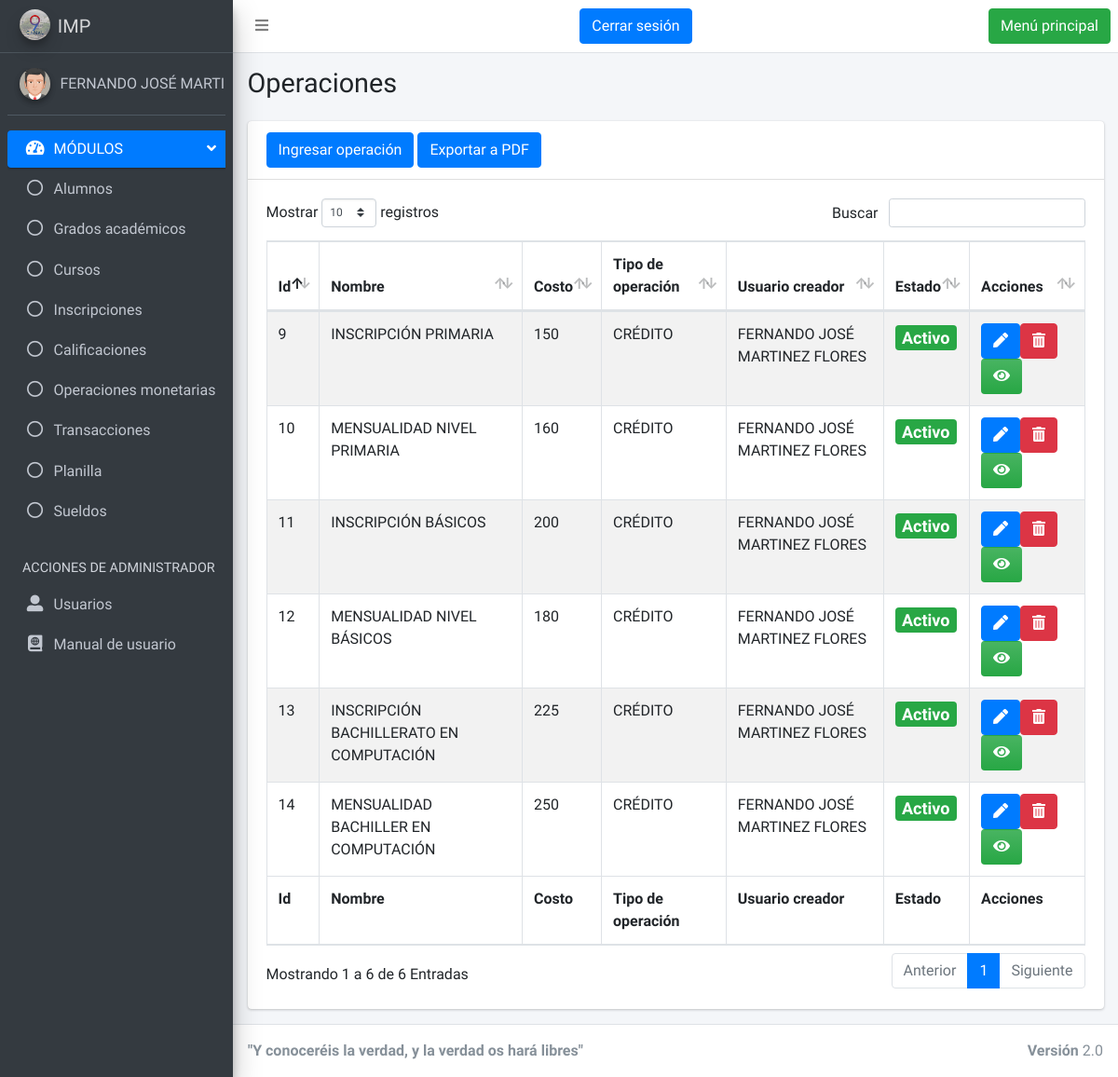
Before: /vistas/operacion.php (signed in) with the older database file.
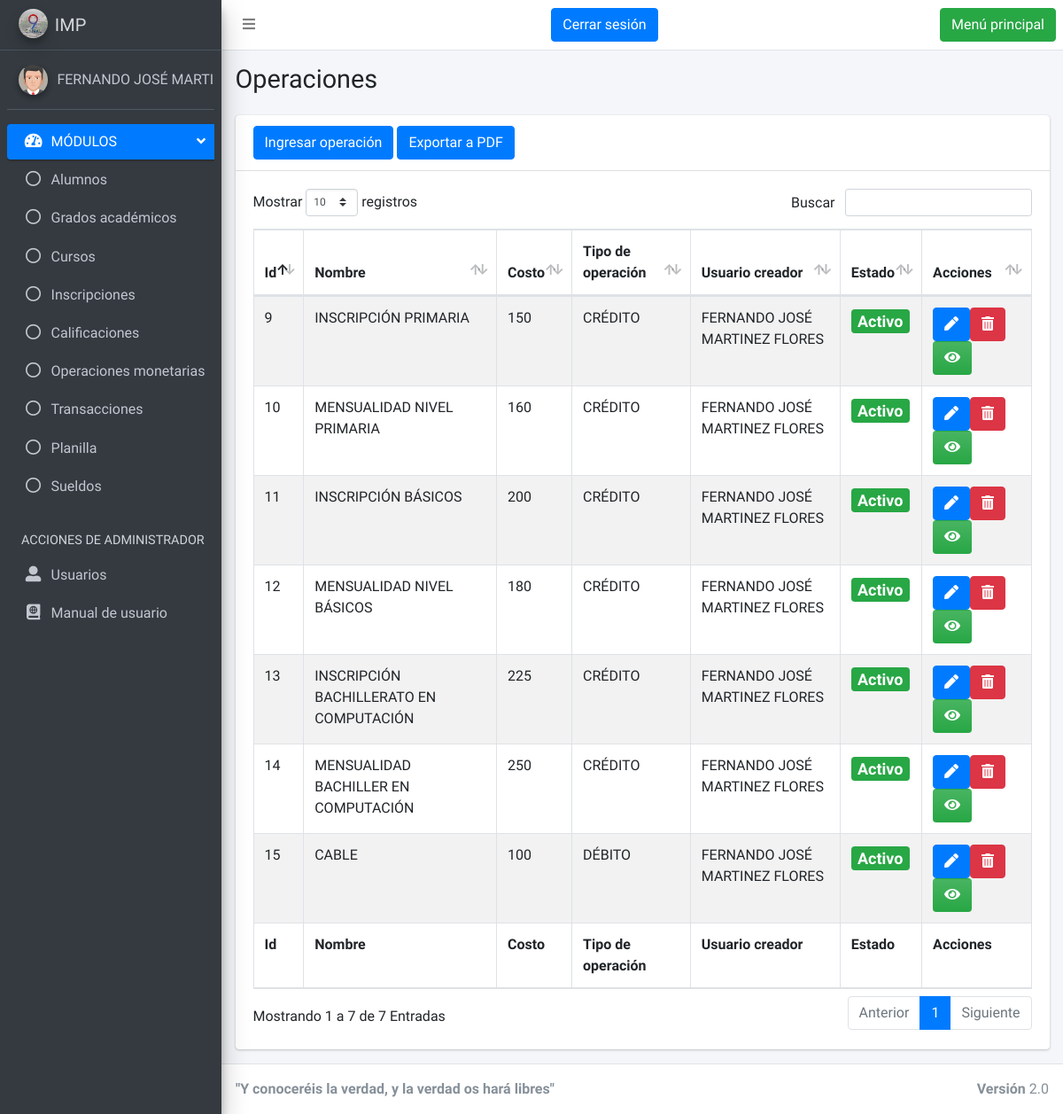
After: the same page with the newer database file.
### tables this page shows
CREATE TABLE `operaciones` (
  `id` int(10) UNSIGNED NOT NULL,
  `id_usuario` int(10) UNSIGNED NOT NULL,
  `nombre` varchar(100) NOT NULL,
  `descripcion` varchar(200) NOT NULL,
  `costo` float NOT NULL,
  `fecha_commit` timestamp NOT NULL DEFAULT current_timestamp(),
  `credito_debito` tinyint(4) NOT NULL DEFAULT 0,
  `estado` int(11) NOT NULL DEFAULT 1
);

CREATE TABLE `tblusuarios` (
  `id` int(10) UNSIGNED NOT NULL,
  `id_rol` int(10) UNSIGNED NOT NULL,
  `dpi` varchar(100) DEFAULT NULL,
  `nombres` varchar(100) NOT NULL,
  `apellidos` varchar(100) NOT NULL,
  `email` varchar(100) NOT NULL,
  `password` varchar(100) NOT NULL,
  `telefono` int(11) NOT NULL,
  `fotografia` longblob DEFAULT NULL,
  `fecha_commit` timestamp NOT NULL DEFAULT current_timestamp(),
  `estado` int(11) NOT NULL DEFAULT 1
);

### clases/Operacion.php (called while the page is built, shortened)
<?php
    class Operacion{
        public $id;
        public $idUsuario;
        public $nombre;
        public $costo;
        public $creditoDebito;
        public $estado;
        public function getId(){
            return $this->id;
        }
        public function setId($_id){
            $this->id = $_id;
        }
        public function getIdUsuario(){
            return $this->idUsuario;
        }
        public function setIdUsuario($_idUsuario){
            $this->idUsuario = $_idUsuario;
        }
        public function getNombre(){
            return $this->nombre;
        }
        public function setNombre($_nombre){
            $this->nombre = $_nombre;
        }
        public function getCosto(){
            return $this->costo;
        }
        public function setCosto($_costo){
            $this->costo = $_costo;
        }
        public function getCreditoDebito(){
            return $this->creditoDebito;
        }
        public function setCreditoDebito($_creditoDebito){
            $this->creditoDebito = $_creditoDebito;
        }
        public function getEstado(){
            return $this->estado;
        }
        public function setEstado($_estado){
            $this->estado = $_estado;
        }
           public function obtenerOperaciones(){
        $conexion = new Conexion();
        $conexion->conectar();
        $resultadoOperaciones = array();
        $sql = "select *from operaciones";
        $ejecutar = mysqli_query($conexion->db, $sql);
        while($fila = mysqli_fetch_array($ejecutar)){
            $operacionIndex = new Operacion();
                $operacionIndex->setId($fila['id']);
                $operacionIndex->setIdUsuario($fila['id_usuario']);
                $operacionIndex->setNombre($fila['nombre']);
                $operacionIndex->setDescripcion($fila['descripcion']);
                $operacionIndex->setCosto($fila['costo']);
                $operacionIndex->setFechaCommit($fila['fecha_commit']);
                $operacionIndex->setCreditoDebito($fila['credito_debito']);
                $operacionIndex->setEstado($fila['estado']);
            array_push($resultadoOperaciones,$operacionIndex);
        }
        return $resultadoOperaciones;
        }
    }
?>

### db/Conexion.php (called while the page is built, shortened)
<?php
 class Conexion{
     public $hostname="localhost";
     public $username="root";
     public $password="";
     public $dbname="db_a6edc2_dbimp";
     public function getHostname(){
         return $this->hostname;
     }
     public function getUserName(){
         return $this->username;
     }
     public function getPassword(){
         return $this->password;
     }
     public function getDbName(){
         return $this->dbname;
     }
     public function conectar(){
        $this->db = mysqli_connect($this->getHostname(),$this->getUserName(), $this->getPassword())
        or die("<html><script language='JavaScript'>alert('¡No es posible conectarse a la base de datos! Vuelve a intentarlo más tarde.'),history.go(-1)</script></html>");
     }
}
?>

### clases/Usuario.php (called while the page is built, shortened)
<?php
    class Usuario{
        public $nombres;
        public $apellidos;
        public function getNombres(){
            return $this->nombres;
        }
        public function setNombres($_nombres){
            $this->nombres = $_nombres;
        }
        public function getApellidos(){
            return $this->apellidos;
        }
        public function setApellidos($_apellidos){
            $this->apellidos = $_apellidos;
        }
      public function buscarPorId($idBusqueda){
         $conexion = new Conexion();
         $conexion->conectar();
         $resultadoUsuario = new Usuario();
        $sql = "select *from tblusuarios where id='" . $idBusqueda . "'";
        $ejecutar = mysqli_query($conexion->db, $sql);
        while($fila = mysqli_fetch_array($ejecutar)){
            $resultadoUsuario->setId($fila['id']);
            $resultadoUsuario->setIdRol($fila['id_rol']);
            $resultadoUsuario->setDpi($fila['dpi']);
            $resultadoUsuario->setNombres($fila['nombres']);
            $resultadoUsuario->setApellidos($fila['apellidos']);
            $resultadoUsuario->setEmail($fila['email']);
            $resultadoUsuario->setPassword($fila['password']);
            $resultadoUsuario->setEstado($fila['estado']);
            $resultadoUsuario->setFechaCommit($fila['fecha_commit']);
            $resultadoUsuario->setTelefono($fila['telefono']);
            $resultadoUsuario->setFotografia($fila['fotografia']);
        }
            return $resultadoUsuario;
       }
    }
?>

### vistas/operacion.php (the view, shortened to what the changed rows need)
<?php
include ("layout/header.php");
?>
<?php
include ("layout/nav.php");
?>
<div class="content-wrapper">
    <section class="content-header">
      <div class="container-fluid">
        <div class="row mb-2">
          <div class="col-sm-6">
            <h1>Operaciones</h1>
          </div>
        </div>
      </div>
    </section>
    <section class="content">
      <div class="container-fluid">
        <div class="row">
          <div class="col-12">
            <div class="card">
              <div class="card-header">
              <a type="submit" class="btn btn-primary" href="operacion_ingresar.php">Ingresar operación</a>
              <input type="button" class="btn btn-primary" target="_blank" value="Exportar a PDF" id="btnReporte" name="btnReporte" href="../reportes/reporte_operaciones.php">
              </div>
              <div class="card-body">
                <table id="example1" class="table table-bordered table-striped">
                  <thead>
                  <tr>
                    <th>Id</th>
                    <th>Nombre</th>
                    <th>Costo</th>
                    <th>Tipo de operación</th>
                    <th>Usuario creador</th>
                    <th>Estado</th>
                    <th>Acciones</th>
                  </tr>
                  </thead>
                  <tbody>
                <?php
                $operacion = new Operacion();
                $operacionArray = $operacion->obtenerOperaciones();
                for($i=0; $i<sizeof($operacionArray);$i++){
                  echo "<tr>";
                  $id = $operacionArray[$i]->getId();
                  $nombre = $operacionArray[$i]->getNombre();
                  $costo = $operacionArray[$i]->getCosto();
                  $tipo = $operacionArray[$i]->getCreditoDebito();
                  $tipoOperacion ="";
                  if($tipo==1){
                    $tipoOperacion ="CRÉDITO";
                  }
                  if($tipo==0){
                      $tipoOperacion = "DÉBITO";
                  }
                  $idUsuario = $operacionArray[$i]->getIdUsuario();
                  $usuario = new Usuario();
                  $resUsuario = $usuario->buscarPorId($idUsuario);
                  $estado = $operacionArray[$i]->getEstado();
                  $usuarioCreador = $resUsuario->getNombres() . " " . $resUsuario->getApellidos();
                  echo "
                    <td>$id</td>
                    <td>$nombre</td>
                    <td>$costo</td>
                    <td>$tipoOperacion</td>
                    <td>$usuarioCreador</td>
                    ";
                  if($estado==1){
                    echo "<td><h4><span class='badge bg-success'>Activo</span></h4></td>";
                  }else{
                    echo "<td><h4><span class='badge bg-danger'>Inactivo</span></h4></td>";
                  }
                    echo "<td><a type='submit' href='operacion_editar.php?id=$id' class='btn btn-primary'>
                    <i class='fas fa-pen'></i>
                    </a>";
                    if($estado==1){
                    echo"<a type='submit' class='btn btn-danger' id='btnEliminarOperacion' href='../crud/eliminarOperacion.php?id=$id'>
                    <i class='fas fa-trash-alt'></i>
                    </a>";
                    }else{
                      echo"<a type='submit' class='btn btn-warning' id='btnReactivarOperacion' href='../crud/reactivarOperacion.php?id=$id'>
                    <i class='fa fa-arrow-left'></i>
                    </a>";
                    }
                    echo"<a type='submit' href='operacion_vista.php?id=$id'class='btn bg-gradient-success'>
                    <i class='fas fa-eye'></i>
                    </a></td>";
                  echo "</tr>";
                }
                  ?>
                  </tbody>
                  <tfoot>
                  <tr>
                  <th>Id</th>
                  <th>Nombre</th>
                  <th>Costo</th>
                  <th>Tipo de operación</th>
                  <th>Usuario creador</th>
                  <th>Estado</th>
                  <th>Acciones</th>
                  </tr>
                  </tfoot>
                </table>
              </div>
            </div>
          </div>
        </div>
      </div>
    </section>
  </div>
<?php
include ("layout/footer.php");
?>

Changed rows visible on the page:
added operaciones: id "15", nombre "CABLE", costo "100", credito_debito "DÉBITO", id_usuario.apellidos "FERNANDO JOSÉ MARTINEZ FLORES", estado "Activo"
Other visible differences:
text written by a page script: "Mostrar registros Buscar Mostrando 1 a 6 de 6 Entradas Anterior 1 Siguiente" → "Mostrar registros Buscar Mostrando 1 a 7 de 7 Entradas Anterior 1 Siguiente"
